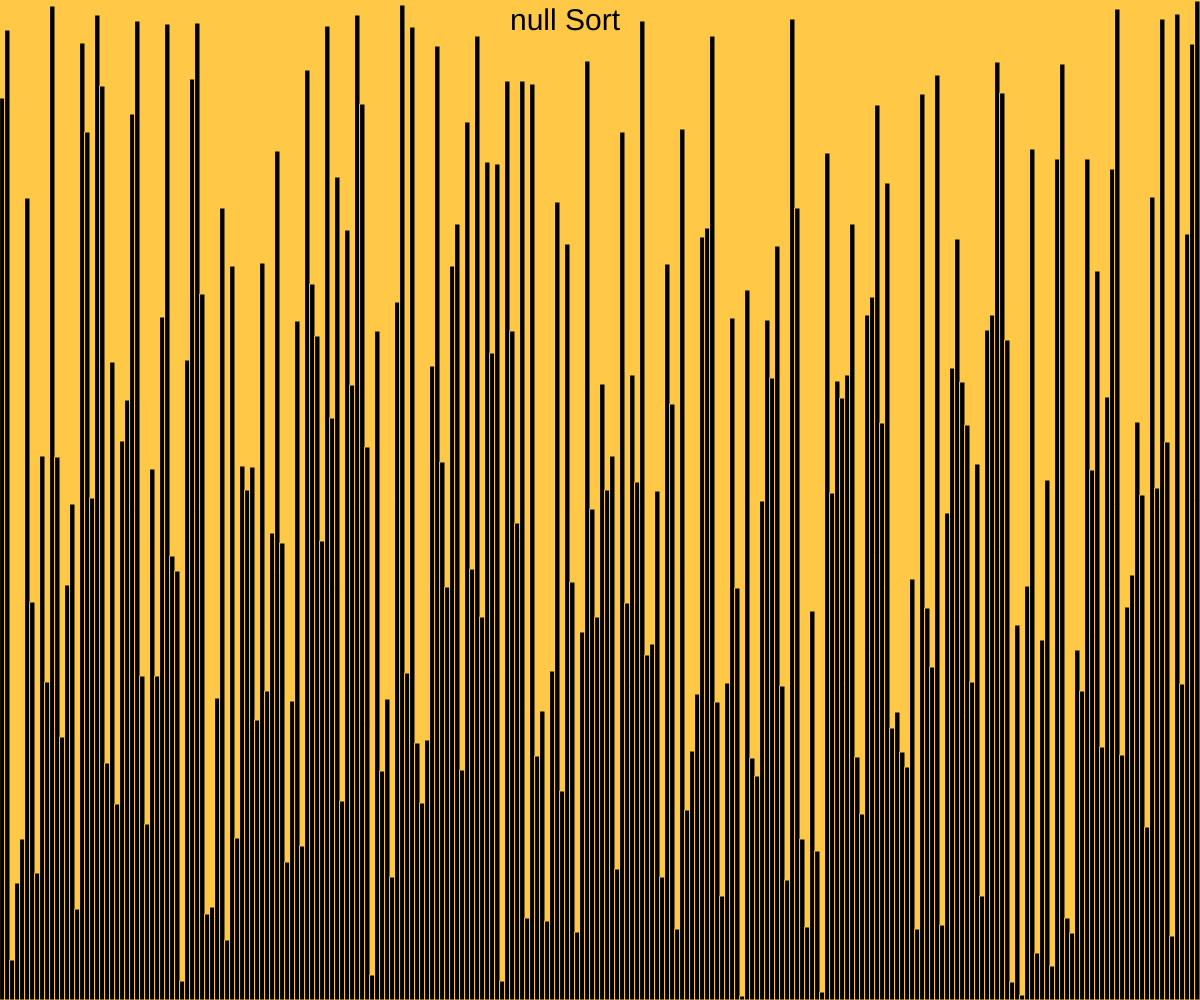
Frame 1 (no input)
Frame 60 (no input): identical to frame 1, image omitted
Frame 120 (the mouse pressed at the canvas centre since frame 60): identical to frame 1, image omitted

The p5.js sketch that drew this single still picture (run headless with seeded random() and noise() and a simulated clock; from frame 60 on, the mouse is pressed at the canvas centre):

// p5.js sketch
// ── sketch.js

var num = [];
var i= 0;
var sort = "";
var s = 5;

function setup() {
	createCanvas(windowWidth, windowHeight);
	//get random values for num array
	for (let i = 0; i < 288; i++) { // for rect: 144, lines: width
		num[i] = Math.floor(Math.random() * height);
	}
	userPrompt(); // user inputs what sort they want
}


function userPrompt() {
	sort = prompt("Please enter what sort to visualize: \nBubble\nInsertion\nSelection", "Bubble"); 
	
}
function bars (){
	// for (let i = 0; i < num.length; i++){
	// 	stroke(0);
	// 	line(i,height,i,height - num[i]);
	// }	

	for (let i = 0;i < windowWidth/s;i++){
		stroke(255,200,70);
		fill(0);
		rect(i*s,height-num[i],s,num[i]);
	}
}

function bubbleSort () {
	//had do to bubbe sort a bit differently to allow for visualization of sort
	if (i < num.length){
		for(let j = 0; j < num.length-i-1; j++){
			var first = num[j];
			var second = num[j+1];
			if (first > second){ // if element in first index is greater than element in second index
				swap(num,j,j+1);
			}
		}
	}
	i++;
}

function insertionSort(arr) {
	if (i < arr.length){
		let current = arr[i]; // current digit, basically a temp that wil be used for swapping
        let j = i - 1; //index before
        while (j >= 0 && num[j] > current) { //if num of index before is greater than current, i need to swap
            arr[j + 1] = arr[j];
            j--;
        }
        arr[j + 1] = current;
	}
	i++
}

function selectionSort(arr) {//sort by smallest number
	if (i < arr.length){
		var min = i; // start with min being the first element 
		var j = i+1 // next digit
		while(j < arr.length){
			if (arr[j]<arr[min]){ //mening I have I have a new min
				min = j;
			}
			j++;
		}
		if (i != min){ // making sure current i is not the min
			swap(arr,i,min);
		}
	}
	i++;
}

function chooseSort() {
	if (sort == "Bubble"){
		bubbleSort();
	}else if (sort == "Quick"){
		quickSort(num, 0, num.length-1);
		//iterativeQuick(num);
	}else if (sort == "Heap"){
		heapSort(num);
	}else if (sort == "Insertion"){
		insertionSort(num);
	}else if (sort == "Selection"){
		selectionSort(num);
	}
}

async function swap(arr,first, second){
	if (sort =="Quick"){
		await sleep(); //works everytime when no sleep, however has issues when there is
	}else if (sort =="Bubble"){
		//await sleep();
	}else if (sort == "Heap"){
		await sleep();
	}
	
	var temp = arr[first];
	arr[first] = arr[second];
	arr[second]= temp;
}

//used when making functions async, but sort never turned out well
const sleep = (milliseconds) => { 
	return new Promise(resolve => setTimeout(resolve, milliseconds))
}

function draw() {
	background(255,200,70);
	bars();
	textSize(30);
	text(sort + " Sort",width/2-90,30)
	keyPressed();	
}

function keyPressed(){
	if (keyCode === ENTER){
		chooseSort();
	}
}
